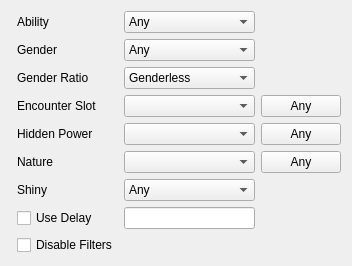
<?xml version="1.0" encoding="UTF-8"?>
<ui version="4.0">
 <class>Filter</class>
 <widget class="QWidget" name="Filter">
  <property name="geometry">
   <rect>
    <x>0</x>
    <y>0</y>
    <width>304</width>
    <height>261</height>
   </rect>
  </property>
  <property name="windowTitle">
   <string>Form</string>
  </property>
  <layout class="QGridLayout" name="gridLayout">
   <item row="0" column="0" rowspan="9">
    <widget class="IVFilter" name="ivFilter" native="true"/>
   </item>
   <item row="0" column="1">
    <widget class="QLabel" name="labelAbility">
     <property name="sizePolicy">
      <sizepolicy hsizetype="Fixed" vsizetype="Preferred">
       <horstretch>0</horstretch>
       <verstretch>0</verstretch>
      </sizepolicy>
     </property>
     <property name="text">
      <string>Ability</string>
     </property>
    </widget>
   </item>
   <item row="0" column="2">
    <widget class="ComboBox" name="comboBoxAbility">
     <property name="sizePolicy">
      <sizepolicy hsizetype="Preferred" vsizetype="Fixed">
       <horstretch>0</horstretch>
       <verstretch>0</verstretch>
      </sizepolicy>
     </property>
     <item>
      <property name="text">
       <string>Any</string>
      </property>
     </item>
     <item>
      <property name="text">
       <string notr="true">0</string>
      </property>
     </item>
     <item>
      <property name="text">
       <string notr="true">1</string>
      </property>
     </item>
    </widget>
   </item>
   <item row="1" column="1">
    <widget class="QLabel" name="labelGender">
     <property name="sizePolicy">
      <sizepolicy hsizetype="Fixed" vsizetype="Preferred">
       <horstretch>0</horstretch>
       <verstretch>0</verstretch>
      </sizepolicy>
     </property>
     <property name="text">
      <string>Gender</string>
     </property>
    </widget>
   </item>
   <item row="1" column="2">
    <widget class="ComboBox" name="comboBoxGender">
     <property name="sizePolicy">
      <sizepolicy hsizetype="Preferred" vsizetype="Fixed">
       <horstretch>0</horstretch>
       <verstretch>0</verstretch>
      </sizepolicy>
     </property>
     <item>
      <property name="text">
       <string>Any</string>
      </property>
     </item>
     <item>
      <property name="text">
       <string notr="true">♂</string>
      </property>
     </item>
     <item>
      <property name="text">
       <string notr="true">♀</string>
      </property>
     </item>
    </widget>
   </item>
   <item row="2" column="1">
    <widget class="QLabel" name="labelGenderRatio">
     <property name="sizePolicy">
      <sizepolicy hsizetype="Fixed" vsizetype="Preferred">
       <horstretch>0</horstretch>
       <verstretch>0</verstretch>
      </sizepolicy>
     </property>
     <property name="text">
      <string>Gender Ratio</string>
     </property>
    </widget>
   </item>
   <item row="2" column="2">
    <widget class="ComboBox" name="comboBoxGenderRatio">
     <property name="sizePolicy">
      <sizepolicy hsizetype="Preferred" vsizetype="Fixed">
       <horstretch>0</horstretch>
       <verstretch>0</verstretch>
      </sizepolicy>
     </property>
     <item>
      <property name="text">
       <string>Genderless</string>
      </property>
     </item>
     <item>
      <property name="text">
       <string notr="true">50% ♂ / 50% ♀</string>
      </property>
     </item>
     <item>
      <property name="text">
       <string notr="true">25% ♂ / 75% ♀</string>
      </property>
     </item>
     <item>
      <property name="text">
       <string notr="true">75% ♂ / 25% ♀</string>
      </property>
     </item>
     <item>
      <property name="text">
       <string notr="true">87.5% ♂ / 12.5% ♀</string>
      </property>
     </item>
     <item>
      <property name="text">
       <string notr="true">100% ♂</string>
      </property>
     </item>
     <item>
      <property name="text">
       <string notr="true">100% ♀</string>
      </property>
     </item>
    </widget>
   </item>
   <item row="3" column="1">
    <widget class="QLabel" name="labelEncounterSlot">
     <property name="sizePolicy">
      <sizepolicy hsizetype="Fixed" vsizetype="Preferred">
       <horstretch>0</horstretch>
       <verstretch>0</verstretch>
      </sizepolicy>
     </property>
     <property name="text">
      <string>Encounter Slot</string>
     </property>
    </widget>
   </item>
   <item row="3" column="2">
    <widget class="CheckList" name="checkListEncounterSlot">
     <property name="sizePolicy">
      <sizepolicy hsizetype="Preferred" vsizetype="Fixed">
       <horstretch>0</horstretch>
       <verstretch>0</verstretch>
      </sizepolicy>
     </property>
    </widget>
   </item>
   <item row="3" column="3">
    <widget class="QPushButton" name="pushButtonEncounterSlotAny">
     <property name="sizePolicy">
      <sizepolicy hsizetype="Fixed" vsizetype="Fixed">
       <horstretch>0</horstretch>
       <verstretch>0</verstretch>
      </sizepolicy>
     </property>
     <property name="text">
      <string>Any</string>
     </property>
    </widget>
   </item>
   <item row="4" column="1">
    <widget class="QLabel" name="labelHiddenPower">
     <property name="sizePolicy">
      <sizepolicy hsizetype="Fixed" vsizetype="Preferred">
       <horstretch>0</horstretch>
       <verstretch>0</verstretch>
      </sizepolicy>
     </property>
     <property name="text">
      <string>Hidden Power</string>
     </property>
    </widget>
   </item>
   <item row="4" column="2">
    <widget class="CheckList" name="checkListHiddenPower">
     <property name="sizePolicy">
      <sizepolicy hsizetype="Preferred" vsizetype="Fixed">
       <horstretch>0</horstretch>
       <verstretch>0</verstretch>
      </sizepolicy>
     </property>
    </widget>
   </item>
   <item row="4" column="3">
    <widget class="QPushButton" name="pushButtonHiddenPowerAny">
     <property name="sizePolicy">
      <sizepolicy hsizetype="Fixed" vsizetype="Fixed">
       <horstretch>0</horstretch>
       <verstretch>0</verstretch>
      </sizepolicy>
     </property>
     <property name="text">
      <string>Any</string>
     </property>
    </widget>
   </item>
   <item row="5" column="1">
    <widget class="QLabel" name="labelNature">
     <property name="sizePolicy">
      <sizepolicy hsizetype="Fixed" vsizetype="Preferred">
       <horstretch>0</horstretch>
       <verstretch>0</verstretch>
      </sizepolicy>
     </property>
     <property name="text">
      <string>Nature</string>
     </property>
    </widget>
   </item>
   <item row="5" column="2">
    <widget class="CheckList" name="checkListNature">
     <property name="sizePolicy">
      <sizepolicy hsizetype="Preferred" vsizetype="Fixed">
       <horstretch>0</horstretch>
       <verstretch>0</verstretch>
      </sizepolicy>
     </property>
    </widget>
   </item>
   <item row="5" column="3">
    <widget class="QPushButton" name="pushButtonNatureAny">
     <property name="sizePolicy">
      <sizepolicy hsizetype="Fixed" vsizetype="Fixed">
       <horstretch>0</horstretch>
       <verstretch>0</verstretch>
      </sizepolicy>
     </property>
     <property name="text">
      <string>Any</string>
     </property>
    </widget>
   </item>
   <item row="6" column="1">
    <widget class="QLabel" name="labelShiny">
     <property name="sizePolicy">
      <sizepolicy hsizetype="Fixed" vsizetype="Preferred">
       <horstretch>0</horstretch>
       <verstretch>0</verstretch>
      </sizepolicy>
     </property>
     <property name="text">
      <string>Shiny</string>
     </property>
    </widget>
   </item>
   <item row="6" column="2">
    <widget class="ComboBox" name="comboBoxShiny">
     <property name="sizePolicy">
      <sizepolicy hsizetype="Preferred" vsizetype="Fixed">
       <horstretch>0</horstretch>
       <verstretch>0</verstretch>
      </sizepolicy>
     </property>
     <item>
      <property name="text">
       <string>Any</string>
      </property>
     </item>
     <item>
      <property name="text">
       <string>Star</string>
      </property>
     </item>
     <item>
      <property name="text">
       <string>Square</string>
      </property>
     </item>
     <item>
      <property name="text">
       <string>Star/Square</string>
      </property>
     </item>
    </widget>
   </item>
   <item row="7" column="1">
    <widget class="QCheckBox" name="checkBoxUseDelay">
     <property name="text">
      <string>Use Delay</string>
     </property>
    </widget>
   </item>
   <item row="8" column="1">
    <widget class="QCheckBox" name="checkBoxDisableFilters">
     <property name="text">
      <string>Disable Filters</string>
     </property>
    </widget>
   </item>
   <item row="7" column="2">
    <widget class="TextBox" name="textBoxDelay">
     <property name="sizePolicy">
      <sizepolicy hsizetype="Preferred" vsizetype="Fixed">
       <horstretch>0</horstretch>
       <verstretch>0</verstretch>
      </sizepolicy>
     </property>
    </widget>
   </item>
  </layout>
 </widget>
 <customwidgets>
  <customwidget>
   <class>IVFilter</class>
   <extends>QWidget</extends>
   <header>Forms/Controls/IVFilter.hpp</header>
   <container>1</container>
  </customwidget>
  <customwidget>
   <class>TextBox</class>
   <extends>QLineEdit</extends>
   <header>Forms/Controls/TextBox.hpp</header>
  </customwidget>
  <customwidget>
   <class>ComboBox</class>
   <extends>QComboBox</extends>
   <header>Forms/Controls/ComboBox.hpp</header>
  </customwidget>
  <customwidget>
   <class>CheckList</class>
   <extends>QComboBox</extends>
   <header>Forms/Controls/CheckList.hpp</header>
   <slots>
    <slot>resetChecks()</slot>
   </slots>
  </customwidget>
 </customwidgets>
 <tabstops>
  <tabstop>comboBoxAbility</tabstop>
  <tabstop>comboBoxGender</tabstop>
  <tabstop>comboBoxGenderRatio</tabstop>
  <tabstop>checkListEncounterSlot</tabstop>
  <tabstop>pushButtonEncounterSlotAny</tabstop>
  <tabstop>checkListHiddenPower</tabstop>
  <tabstop>pushButtonHiddenPowerAny</tabstop>
  <tabstop>checkListNature</tabstop>
  <tabstop>pushButtonNatureAny</tabstop>
  <tabstop>comboBoxShiny</tabstop>
  <tabstop>checkBoxUseDelay</tabstop>
  <tabstop>textBoxDelay</tabstop>
  <tabstop>checkBoxDisableFilters</tabstop>
 </tabstops>
 <resources/>
 <connections/>
</ui>
